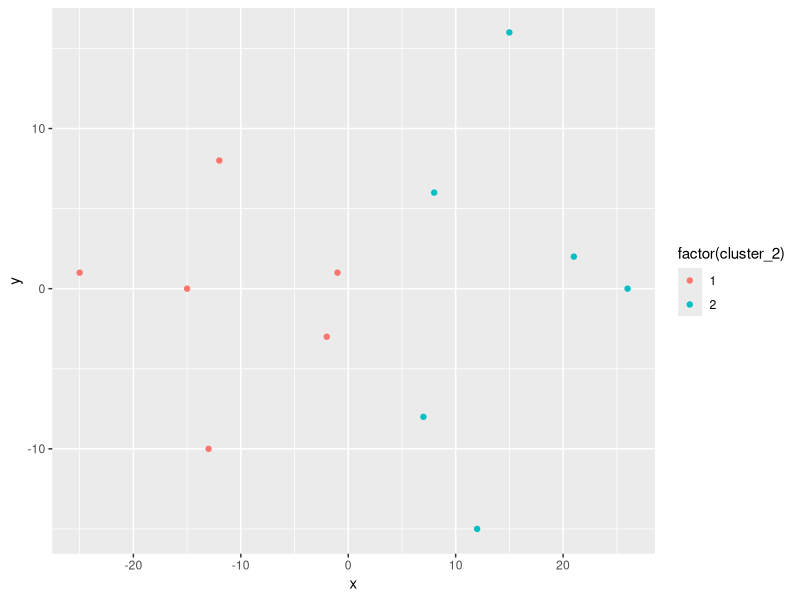
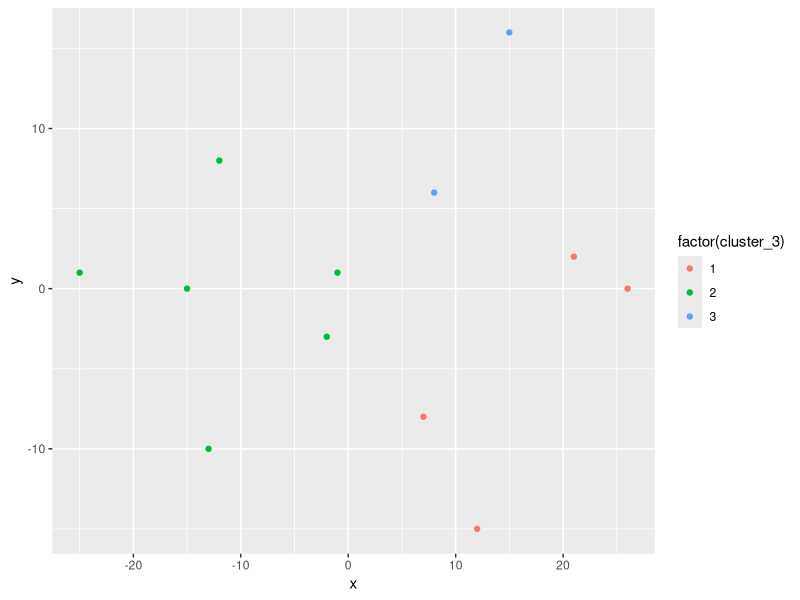
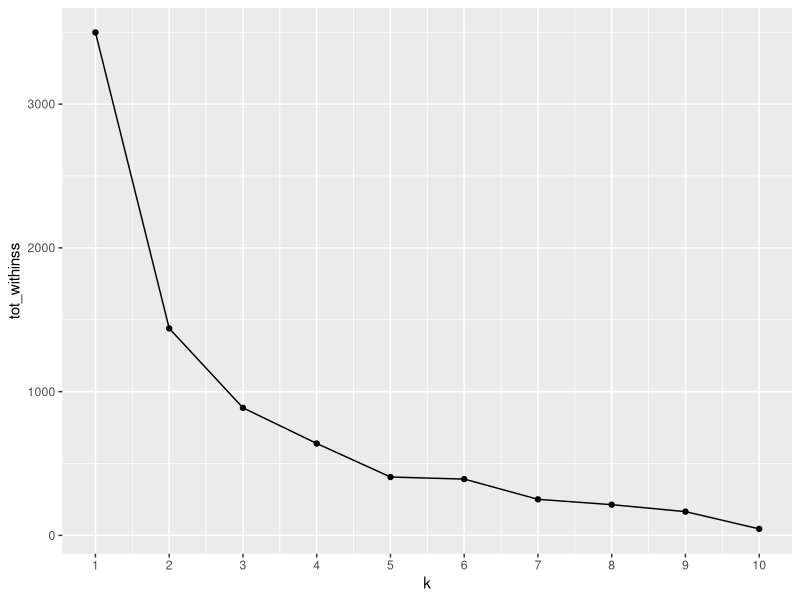
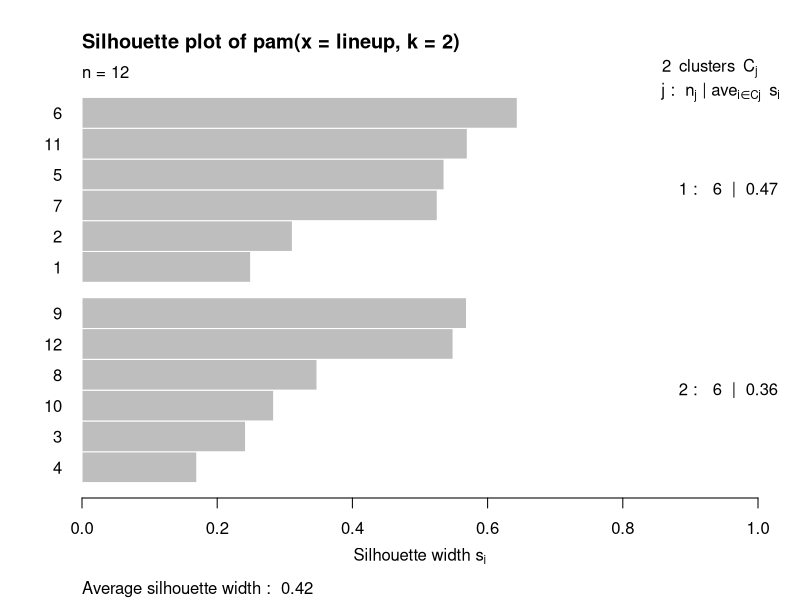
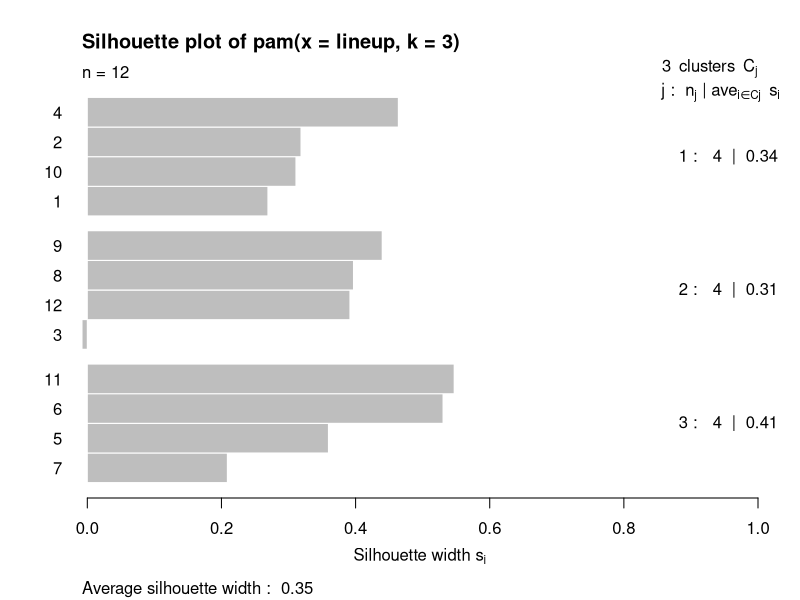

Write the R code that produced these figures, in order.
##### K-Means Clustering Example #####
## Import libraries
library(dplyr)
library(ggplot2)
library(purrr)
library(cluster)

## Create base data frame
lineup <- data.frame(x = c(-1,-2,8,7,-12,-15,-13,15,21,12,-25,26),
                     y = c(1,-3,6,-8,8,0,-10,16,2,-15,1,0))

##### Two centers #####
## Cluster the data with kmeans()
model_km2 <- kmeans(lineup, centers = 2)

## Clusters back to lineup
lineup <- mutate(lineup, cluster_2 = model_km2$cluster)

## Plot the clusters
ggplot(lineup, aes(x = x, y = y, color = factor(cluster_2))) + 
  geom_point()

##### Three centers #####
## Cluster the data with kmeans()
model_km2 <- kmeans(lineup, centers = 3)

## Clusters back to lineup
lineup <- mutate(lineup, cluster_3 = model_km2$cluster)

## Plot the clusters
ggplot(lineup, aes(x = x, y = y, color = factor(cluster_3))) + 
  geom_point()

##### Evaluating different values of K using elbow plots #####
## Looking for the elbow using map.dbl and varying values of k
# Use map_dbl to run many models with varying value of k (centers)
tot_withinss <- map_dbl(1:10,  function(k){
  model <- kmeans(x = lineup, centers = k)
  model$tot.withinss
})

# Generate a data frame containing both k and tot_withinss
elbow_df <- data.frame(
  k = 1:10 ,
  tot_withinss = tot_withinss
)

## Plot the elbow
# Plot the elbow plot
ggplot(elbow_df, aes(x = k, y = tot_withinss)) +
  geom_point() + 
  geom_line() +
  scale_x_continuous(breaks = 1:10)

##### Evaluating different values of K using silhoutte analysis #####
# Generate a k-means model using the pam() function with a k = 2
pam_k2 <- pam(lineup, k = 2)

# Plot the silhouette visual for the pam_k2 model
plot(silhouette(pam_k2))

# Generate a k-means model using the pam() function with a k = 3
pam_k3 <- pam(lineup, k = 3)

# Plot the silhouette visual for the pam_k3 model
plot(silhouette(pam_k3))